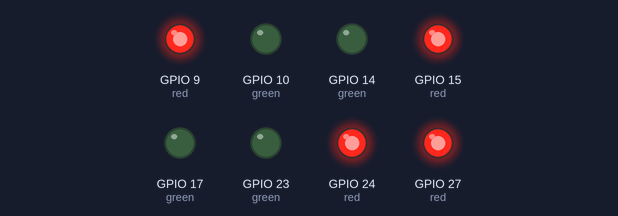
Bench run of a program on a simulated Raspberry Pi (BCM pin numbers). Shown: output pins drawn as LEDs (lit = HIGH).

Above: at 0.1 s.
Timing chart, 0 to 1.6 s (numbered marks = the images above):
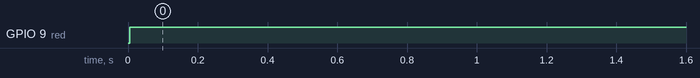

The program:

WhoHomeIndicator.py
```python
from gpiozero import PingServer, LEDBoard
from gpiozero.tools import negated
from signal import pause

status = LEDBoard (
    columbia = LEDBoard(red=15, green=14),
    uncasville = LEDBoard(red=27, green=17),
    mankato = LEDBoard(red=24, green=23),
    nas = LEDBoard(red=9, green=10)
)

statuses = {
    PingServer('10.0.2.78'): status.columbia,
    PingServer('10.0.2.79'): status.uncasville,
    PingServer('76.217.118.132'): status.mankato,
    PingServer('10.0.2.80'): status.nas
}

for server, leds in statuses.items():
    leds.green.source = server
    leds.green.source_delay = 60
    leds.red.source = negated(leds.green)

pause()
```

Measured:
- by itself, GPIO 9 (red): LOW → HIGH at 0.01 s
